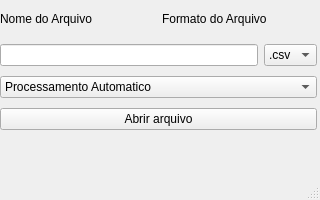
<?xml version="1.0" encoding="UTF-8"?>
<ui version="4.0">
 <class>MainWindow</class>
 <widget class="QMainWindow" name="MainWindow">
  <property name="geometry">
   <rect>
    <x>0</x>
    <y>0</y>
    <width>320</width>
    <height>200</height>
   </rect>
  </property>
  <property name="minimumSize">
   <size>
    <width>320</width>
    <height>200</height>
   </size>
  </property>
  <property name="maximumSize">
   <size>
    <width>16777215</width>
    <height>16777215</height>
   </size>
  </property>
  <property name="baseSize">
   <size>
    <width>500</width>
    <height>500</height>
   </size>
  </property>
  <property name="windowTitle">
   <string>MainWindow</string>
  </property>
  <widget class="QWidget" name="centralwidget">
   <widget class="QWidget" name="verticalLayoutWidget">
    <property name="geometry">
     <rect>
      <x>0</x>
      <y>0</y>
      <width>317</width>
      <height>136</height>
     </rect>
    </property>
    <layout class="QVBoxLayout" name="verticalLayout">
     <item>
      <layout class="QHBoxLayout" name="horizontalLayout">
       <item>
        <widget class="QLabel" name="label_2">
         <property name="maximumSize">
          <size>
           <width>16777215</width>
           <height>30</height>
          </size>
         </property>
         <property name="text">
          <string>Nome do Arquivo</string>
         </property>
        </widget>
       </item>
       <item>
        <widget class="QLabel" name="label">
         <property name="maximumSize">
          <size>
           <width>16777215</width>
           <height>30</height>
          </size>
         </property>
         <property name="text">
          <string>Formato do Arquivo</string>
         </property>
        </widget>
       </item>
      </layout>
     </item>
     <item>
      <layout class="QHBoxLayout" name="horizontalLayout_2">
       <item>
        <widget class="QLineEdit" name="NomeArq"/>
       </item>
       <item>
        <widget class="QComboBox" name="FormatArq">
         <item>
          <property name="text">
           <string>.csv</string>
          </property>
         </item>
         <item>
          <property name="text">
           <string>.mat</string>
          </property>
         </item>
         <item>
          <property name="text">
           <string>.txt</string>
          </property>
         </item>
        </widget>
       </item>
      </layout>
     </item>
     <item>
      <widget class="QComboBox" name="Modo_abrir">
       <item>
        <property name="text">
         <string>Processamento Automatico</string>
        </property>
       </item>
       <item>
        <property name="text">
         <string>Intervalos manuais</string>
        </property>
       </item>
      </widget>
     </item>
     <item>
      <widget class="QPushButton" name="bt_abrirArq">
       <property name="text">
        <string>Abrir arquivo</string>
       </property>
      </widget>
     </item>
    </layout>
   </widget>
  </widget>
  <widget class="QMenuBar" name="menubar">
   <property name="geometry">
    <rect>
     <x>0</x>
     <y>0</y>
     <width>320</width>
     <height>26</height>
    </rect>
   </property>
  </widget>
  <widget class="QStatusBar" name="statusbar"/>
 </widget>
 <resources/>
 <connections/>
</ui>
